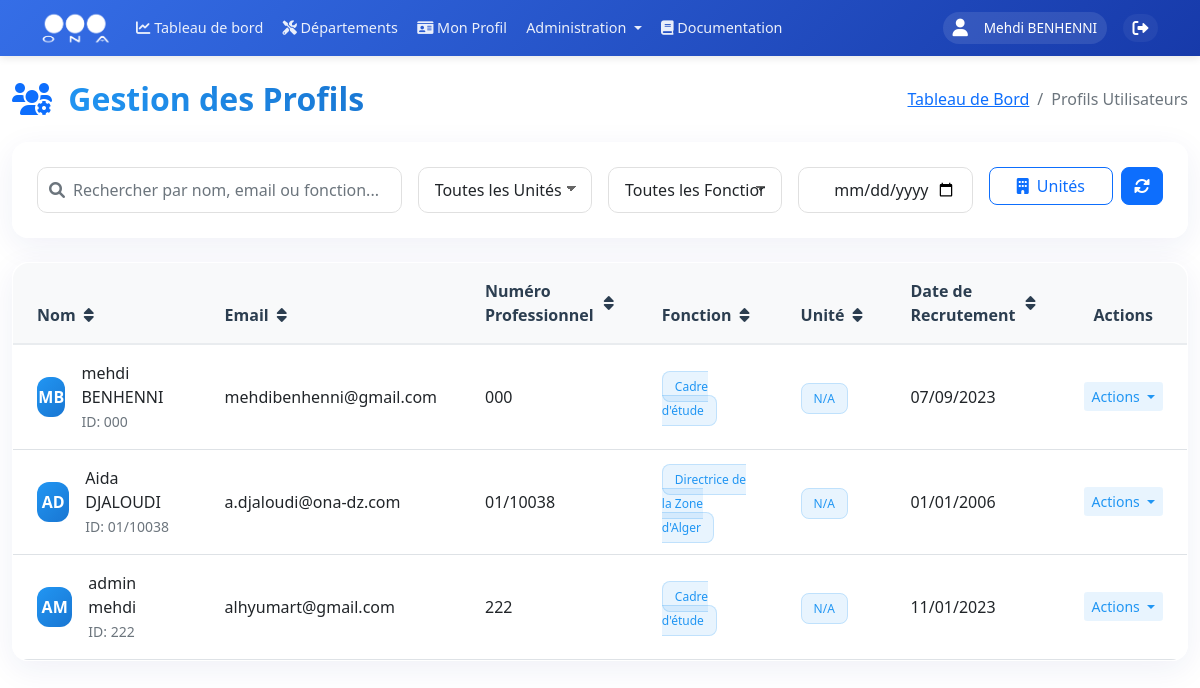
The app's page /admin/profiles (signed in) with its own data.
### models.py (models this page shows, shortened)
class User(UserMixin, db.Model):
    __tablename__ = 'users'
    id = db.Column(db.Integer, primary_key=True)
    username = db.Column(db.String(80), unique=True, nullable=False)
    nickname = db.Column(db.String(80))
    email = db.Column(db.String(120), unique=True, nullable=True)
    password_hash = db.Column(db.String(128))
    role = db.Column(db.String(20), nullable=False, default=UserRole.UTILISATEUR)
    is_active = db.Column(db.Boolean, default=True)
    last_login = db.Column(db.DateTime)
    unit_id = db.Column(db.Integer, db.ForeignKey('units.id', ondelete='SET NULL'), nullable=True)
    zone_id = db.Column(db.Integer, db.ForeignKey('zones.id', ondelete='SET NULL'), nullable=True)
    created_at = db.Column(db.DateTime, default=datetime.utcnow)
    updated_at = db.Column(db.DateTime, default=datetime.utcnow, onupdate=datetime.utcnow)
    profile = db.relationship('UserProfile', backref='user', uselist=False, lazy=True, cascade='all, delete-orphan')
    incidents = db.relationship('Incident', backref='author', lazy=True)

class UserProfile(db.Model):
    __tablename__ = 'user_profiles'
    id = db.Column(db.Integer, primary_key=True)
    first_name = db.Column(db.String(100), nullable=False)
    last_name = db.Column(db.String(100), nullable=False)
    date_of_birth = db.Column(db.Date, nullable=False)
    email = db.Column(db.String(120), unique=True, nullable=False)
    professional_number = db.Column(db.String(50), unique=True, nullable=False)
    job_function = db.Column(db.String(100), nullable=False)
    recruitment_date = db.Column(db.DateTime, nullable=False)
    phone = db.Column(db.String(20))
    address = db.Column(db.String(200))
    user_id = db.Column(db.Integer, db.ForeignKey('users.id'), nullable=False)
    created_at = db.Column(db.DateTime, default=datetime.utcnow)
    updated_at = db.Column(db.DateTime, default=datetime.utcnow, onupdate=datetime.utcnow)

### routes/profiles.py (the view, shortened to what this page needs)
@profiles.route('/admin/profiles', methods=['GET'])
@login_required
def admin_profiles():
    if current_user.role != 'Admin':
        flash('Accès non autorisé', 'error')
        return redirect(url_for(INDEX))
    search_query = request.args.get('search', '')
    sort_by = request.args.get('sort_by', 'last_name')
    order = request.args.get('order', 'asc')
    query = UserProfile.query
    if hasattr(UserProfile, sort_by):
        sort_column = getattr(UserProfile, sort_by)
        if order == 'desc':
            sort_column = sort_column.desc()
        query = query.order_by(sort_column)
    profiles = query.all()
    return render_template('profiles/admin_profiles.html', profiles=profiles)

### templates/profiles/admin_profiles.html (shortened to what this page needs)
{% extends "base/base.html" %}
{% block content %}
<div class="container-fluid mt-4">
    <div class="row mb-4">
        <div class="col-12">
            <div class="d-flex justify-content-between align-items-center">
                <h2 class="mb-0">
                    <i class="fas fa-users-gear me-2 text-primary"></i>
                    <span class="gradient-text">Gestion des Profils</span>
                </h2>
                <nav aria-label="breadcrumb">
                    <ol class="breadcrumb mb-0">
                        <li class="breadcrumb-item"><a href="{{ url_for('dashboard') }}">Tableau de Bord</a></li>
                        <li class="breadcrumb-item active">Profils Utilisateurs</li>
                    </ol>
                </nav>
            </div>
        </div>
    </div>
    <div class="row mb-4">
        <div class="col-12">
            <div class="glass-card">
                <div class="card-body p-4">
                    <div class="row g-3">
                        <div class="col-md-4">
                            <div class="search-wrapper">
                                <i class="fas fa-search search-icon"></i>
                                <input type="text" id="searchInput" class="form-control modern-input"
                                       placeholder="Rechercher par nom, email ou fonction...">
                            </div>
                        </div>
                        <div class="col-md-2">
                            <select class="form-select modern-select" id="unitFilter">
                                <option value="">Toutes les Unités</option>
                            </select>
                        </div>
                        <div class="col-md-2">
                            <select class="form-select modern-select" id="jobFilter">
                                <option value="">Toutes les Fonctions</option>
                            </select>
                        </div>
                        <div class="col-md-2">
                            <input type="date" class="form-control modern-input" id="dateFilter" placeholder="Date de Recrutement">
                        </div>
                        <div class="col-md-2">
                            <div class="d-flex gap-2">
                                <a href="{{ url_for('units.manage_units') }}" class="btn btn-outline-primary modern-btn flex-grow-1">
                                    <i class="fas fa-building me-1"></i> Unités
                                </a>
                                <button class="btn btn-primary modern-btn" onclick="refreshTable()" id="refreshBtn">
                                    <i class="fas fa-sync-alt"></i>
                                </button>
                            </div>
                        </div>
                    </div>
                </div>
            </div>
        </div>
    </div>
    <div class="row">
        <div class="col-12">
            <div class="glass-card">
                <div class="card-body p-0">
                    <div class="table-responsive modern-table">
                        <table class="table table-hover align-middle mb-0" id="profilesTable">
                            <thead>
                                <tr>
                                    <th class="px-4 py-3" onclick="sortTable(0)">
                                        <div class="d-flex align-items-center">
                                            Nom <i class="fas fa-sort ms-2"></i>
                                        </div>
                                    </th>
                                    <th class="px-4 py-3" onclick="sortTable(1)">
                                        <div class="d-flex align-items-center">
                                            Email <i class="fas fa-sort ms-2"></i>
                                        </div>
                                    </th>
                                    <th class="px-4 py-3" onclick="sortTable(2)">
                                        <div class="d-flex align-items-center">
                                            Numéro Professionnel <i class="fas fa-sort ms-2"></i>
                                        </div>
                                    </th>
                                    <th class="px-4 py-3" onclick="sortTable(3)">
                                        <div class="d-flex align-items-center">
                                            Fonction <i class="fas fa-sort ms-2"></i>
                                        </div>
                                    </th>
                                    <th class="px-4 py-3" onclick="sortTable(4)">
                                        <div class="d-flex align-items-center">
                                            Unité <i class="fas fa-sort ms-2"></i>
                                        </div>
                                    </th>
                                    <th class="px-4 py-3" onclick="sortTable(5)">
                                        <div class="d-flex align-items-center">
                                            Date de Recrutement <i class="fas fa-sort ms-2"></i>
                                        </div>
                                    </th>
                                    <th class="px-4 py-3 text-center">Actions</th>
                                </tr>
                            </thead>
                            <tbody>
                                {% for profile in profiles %}
                                <tr class="border-bottom">
                                    <td class="px-4 py-3">
                                        <div class="d-flex align-items-center">
                                            <div class="modern-avatar">
                                                {{ profile.first_name[0] }}{{ profile.last_name[0] }}
                                            </div>
                                            <div class="ms-3">
                                                <div class="fw-semibold">{{ profile.first_name }} {{ profile.last_name }}</div>
                                                <small class="text-muted">ID: {{ profile.professional_number }}</small>
                                            </div>
                                        </div>
                                    </td>
                                    <td class="px-4 py-3">{{ profile.email }}</td>
                                    <td class="px-4 py-3">{{ profile.professional_number }}</td>
                                    <td class="px-4 py-3">
                                        <span class="modern-badge">
                                            {{ profile.job_function }}
                                        </span>
                                    </td>
                                    <td class="px-4 py-3">
                                        <span class="modern-badge-primary">
                                            {{ profile.user.unit.name if profile.user.unit else 'N/A' }}
                                        </span>
                                    </td>
                                    <td class="px-4 py-3">{{ profile.recruitment_date.strftime('%d/%m/%Y') }}</td>
                                    <td class="px-4 py-3 text-center">
                                        <div class="dropdown">
                                            <button class="btn btn-sm btn-light-primary dropdown-toggle" type="button" data-bs-toggle="dropdown">
                                                Actions
                                            </button>
                                        </div>
                                    </td>
                                </tr>
                                {% endfor %}
                            </tbody>
                        </table>
                    </div>
                </div>
            </div>
        </div>
    </div>
</div>
{% endblock %}

### templates/base/base.html (shortened to what this page needs)
<!DOCTYPE html>
<html lang="fr" dir="ltr">
<head>
    <link href="https://cdn.jsdelivr.net/npm/bootstrap@5.1.3/dist/css/bootstrap.min.css" rel="stylesheet">
    <link href="https://cdnjs.cloudflare.com/ajax/libs/font-awesome/6.0.0/css/all.min.css" rel="stylesheet">
    <link rel="stylesheet" href="https://unpkg.com/leaflet@1.9.4/dist/leaflet.css" />
</head>
<body>
    <nav class="navbar navbar-expand-lg sticky-top">
        <div class="container">
            <a class="navbar-brand" href="{{ url_for('dashboard') }}">
                <img src="{{ url_for('static', filename='images/ona_logo.png') }}" alt="ONA">
            </a>
            <div class="collapse navbar-collapse" id="navbarNav">
                <ul class="navbar-nav me-auto mb-2 mb-lg-0">
                    <li class="nav-item">
                        <a class="nav-link" href="{{ url_for('dashboard') }}">
                            <i class="fas fa-chart-line"></i>
                            <span>Tableau de bord</span>
                        </a>
                    </li>
                    <li class="nav-item">
                        <a class="nav-link" href="{{ url_for('departements') }}">
                            <i class="fas fa-tools"></i>
                            <span>Départements</span>
                        </a>
                    </li>
                    {% if current_user.is_authenticated %}
                    <li class="nav-item">
                        <a class="nav-link" href="{{ url_for('profiles.view_profile') }}">
                            <i class="fas fa-id-card"></i>
                            <span>Mon Profil</span>
                        </a>
                    </li>
                    {% if current_user.role == 'Admin' %}
                    <li class="nav-item dropdown">
                        <a class="nav-link dropdown-toggle" href="#" id="adminDropdown" role="button" data-bs-toggle="dropdown">
                            Administration
                        </a>
                    </li>
                    {% endif %}
                    {% endif %}
                    <li class="nav-item">
                        <a class="nav-link {% if active_page == 'documentation' %}active{% endif %}" href="{{ url_for('documentation.view_documentation') }}">
                            <i class="fas fa-book"></i> Documentation
                        </a>
                    </li>
                </ul>
                <div class="user-section">
                    <div class="d-flex align-items-center">
                        {% if current_user.is_authenticated %}
                            <div class="user-info">
                                <i class="fas fa-user me-2"></i>
                                <span>
                                    {% if current_user.nickname %}
                                        {{ current_user.nickname }}
                                    {% else %}
                                        {{ current_user.username }}
                                    {% endif %}
                                </span>
                            </div>
                            <a href="{{ url_for('auth.logout') }}" class="logout-btn text-white text-decoration-none ms-2" title="Déconnexion">
                                <i class="fas fa-sign-out-alt"></i>
                            </a>
                        {% else %}
                            <a href="{{ url_for('auth.login') }}" class="btn btn-light">Connexion</a>
                        {% endif %}
                    </div>
                </div>
            </div>
        </div>
    </nav>
    {% block content %}{% endblock %}
</body>
</html>

### records on screen
User: nickname "Mehdi BENHENNI"
UserProfile: first_name "M", last_name "B", first_name "mehdi", last_name "BENHENNI", professional_number "000", email "mehdibenhenni@gmail.com", job_function "Cadre d'étude", user.unit "N/A", recruitment_date "07/09/2023"
UserProfile: first_name "A", last_name "D", first_name "Aida", last_name "DJALOUDI", professional_number "01/10038", email "a.djaloudi@ona-dz.com", job_function "Directrice de la Zone d'Alger", user.unit "N/A", recruitment_date "01/01/2006"
UserProfile: first_name "A", last_name "M", first_name "admin", last_name "mehdi", professional_number "222", email "alhyumart@gmail.com", job_function "Cadre d'étude", user.unit "N/A", recruitment_date "11/01/2023"
